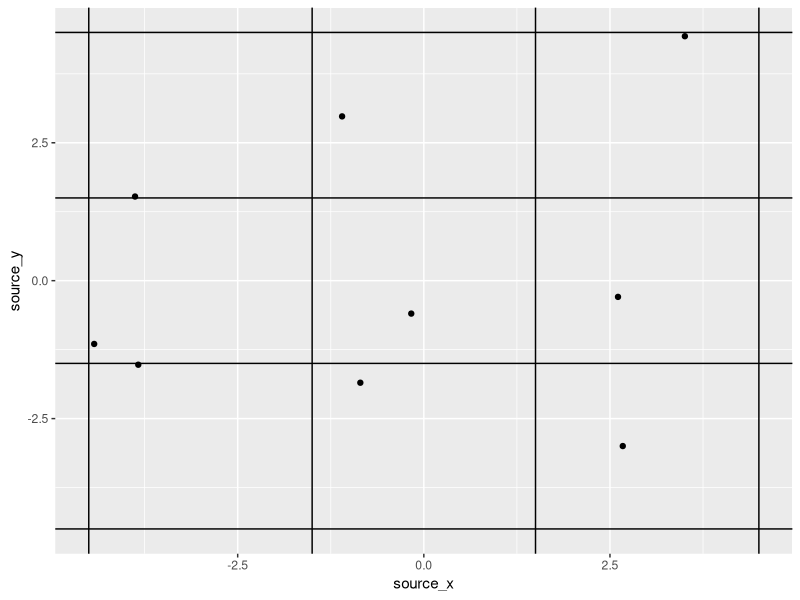
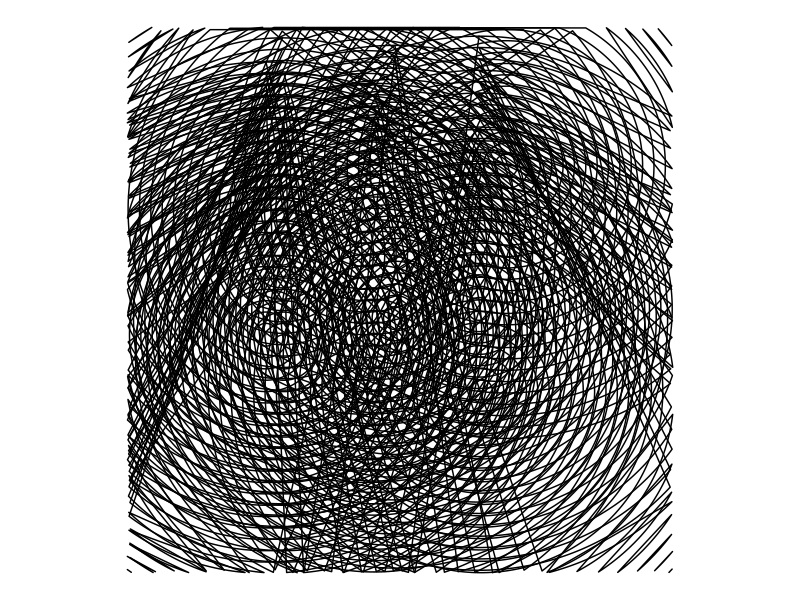
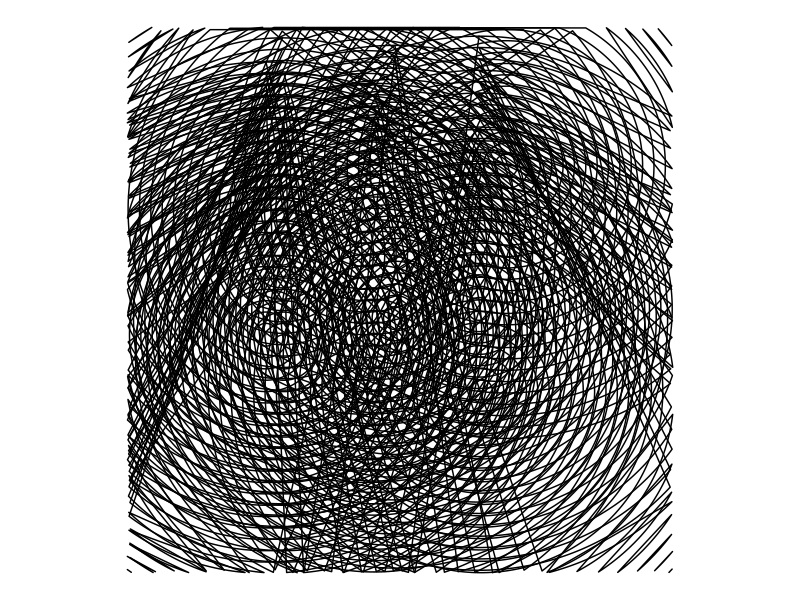

R code for these plots, in order:
##########################
# Interference patterns. #
##########################
set.seed(9)

library(ggplot2)
library(ggforce)

df <- data.frame(source_x = runif(9) * 3 + rep(c(-4.5, -1.5, 1.5), each = 3),
                  source_y = runif(9) * 3 + rep(c(-4.5, -1.5, 1.5), times = 3))

ggplot(data = df,
       aes(x = source_x, 
           y = source_y)) +
  geom_point() +
  geom_hline(yintercept = c(-4.5, -1.5, 1.5, 4.5)) +
  geom_vline(xintercept = c(-4.5, -1.5, 1.5, 4.5))

df <- merge(df,
            data.frame(expand.grid(radius = seq(0, 9, length.out = 25))))

ggplot(data = df,
       aes(x0 = source_x, 
           y0 = source_y,
           r = radius)) +
  geom_circle(alpha = .5) +
  xlim(c(-9, 9)) +
  ylim(c(-9, 9)) +
  theme_void() +
  theme(legend.position = "none") +
  coord_equal() 
ggsave("JAN_09.png",
       width = 8,
       height = 8,
       units = "in")
